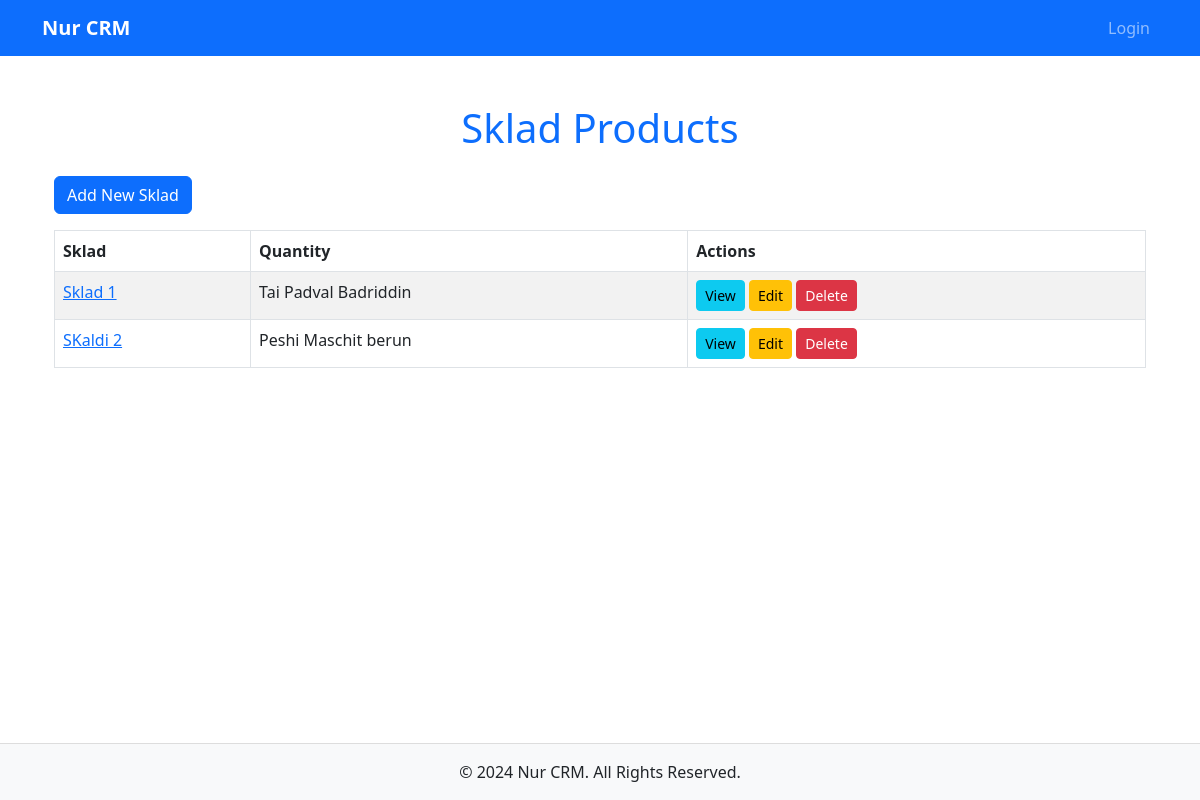
Page /nur/sklads/ on the committed database.
### Nur/models.py (models this page shows, shortened)
class Sklad(models.Model):
    name = models.CharField(max_length=50)
    location = models.CharField(max_length=50)
    is_active = models.BooleanField(default=True)

### Nur/views.py (the view)
# urls.py: path('sklads/', SkladListView.as_view(), name='sklad-list'),
class SkladListView(generic.ListView):
    model = Sklad
    template_name = 'sklad/sklad_list.html'

### templates/sklad/sklad_list.html (shortened to what this page needs)
{% extends 'main/base.html' %}
{% block content %}
    <div class="container mt-4">
        <h1 class="text-center text-primary mb-4">Sklad Products</h1>
        <a href="{% url 'sklad-create' %}" class="btn btn-primary mb-3"> Add New Sklad</a>
        <div class="table-responsive">
            <table class="table table-bordered table-striped table-hover">
                <thead class="thead-dark">
                    <tr>
                        <th>Sklad</th>
                        <th>Quantity</th>
                        <th>Actions</th>
                    </tr>
                </thead>
                <tbody>
                    {% for sklad in object_list %}
                    <tr>
                        <td><a href="{% url 'sklad-product-list' %}">{{ sklad.name }}</a></td>
                        <td>{{ sklad.location }}</td>
                        <td>
                            <a href="{% url 'sklad-detail' sklad.id %}" class="btn btn-info btn-sm">
                                 View
                            </a>
                            <a href="{% url 'sklad-update' sklad.id %}" class="btn btn-warning btn-sm">
                                 Edit
                            </a>
                            <a href="{% url 'sklad-delete' sklad.id %}" class="btn btn-danger btn-sm">
                                 Delete
                            </a>
                        </td>
                    </tr>
                {% endfor %}
                </tbody>
            </table>
        </div>
    </div>
{% endblock %}

### templates/main/base.html (style rules this page uses)
body { padding-top: 56px; min-height: 100vh; display: flex; flex-direction: column; }

### rows in the picture
Sklad: name "Sklad 1", location "Tai Padval Badriddin"
Sklad: name "SKaldi 2", location "Peshi Maschit berun"
